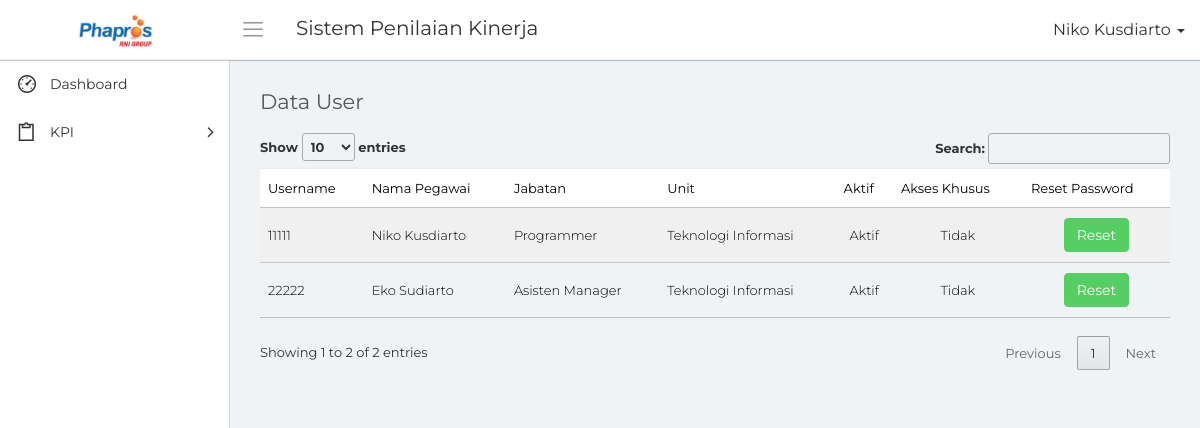
The page /data_user.php (signed in) on the database as committed earlier.
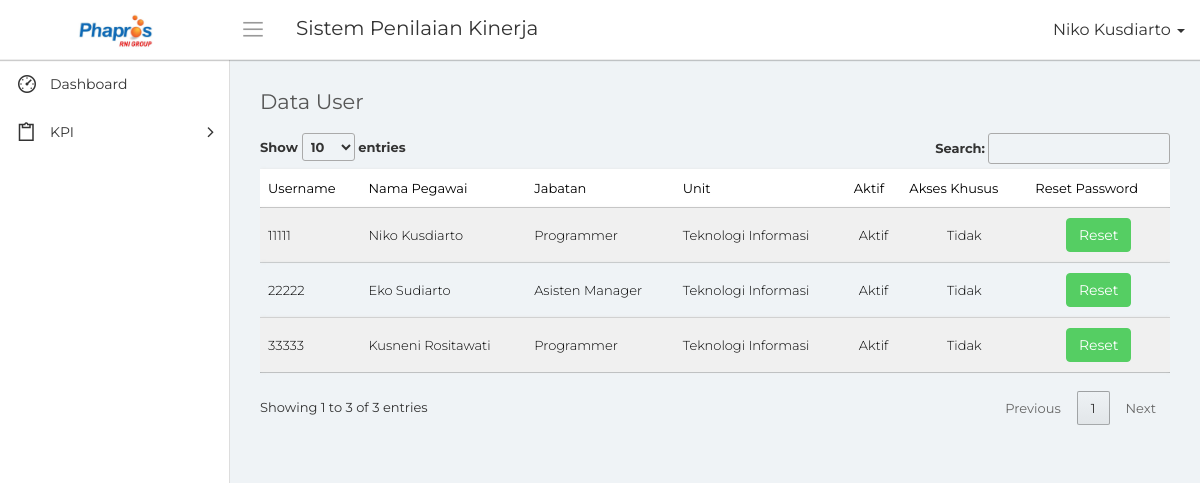
The same page on the database as committed later.
### tables this page shows
CREATE TABLE `user` (
  `id_user` bigint(20) NOT NULL,
  `username` varchar(50) NOT NULL,
  `password` varchar(50) NOT NULL,
  `status` int(2) NOT NULL DEFAULT '1',
  `aksus` int(2) NOT NULL DEFAULT '0'
);

CREATE TABLE `mst_anggota` (
  `id_anggota` bigint(20) NOT NULL,
  `nik` varchar(50) NOT NULL,
  `nama` varchar(50) NOT NULL,
  `jenis_kelamin` int(2) NOT NULL,
  `tempat_lahir` varchar(50) NOT NULL,
  `tanggal_lahir` date NOT NULL,
  `status` int(2) NOT NULL,
  `nomor_hp` varchar(20) NOT NULL,
  `email` varchar(50) NOT NULL,
  `id_golongan` bigint(20) NOT NULL,
  `id_jabatan` bigint(20) NOT NULL,
  `id_unit` bigint(20) NOT NULL,
  `alamat` text NOT NULL,
  `tanggal_input` date NOT NULL
);

CREATE TABLE `mst_jabatan` (
  `id_jabatan` bigint(20) NOT NULL,
  `nama_jabatan` varchar(50) NOT NULL,
  `tanggal_input` date NOT NULL
);

CREATE TABLE `mst_unit` (
  `id_unit` bigint(20) NOT NULL,
  `nama_unit` varchar(50) NOT NULL,
  `tanggal_input` date NOT NULL
);

### conn/database.php (called while the page is built, shortened)
<?php
	class database{
		function __construct(){
			$this->connection = new mysqli('localhost', 'root', '','phapros_final');
		}
		function tampil_user(){
			$query = $this->connection->query("SELECT u.*, a.nama, j.nama_jabatan, un.nama_unit FROM user u JOIN mst_anggota a ON u.username = a.nik JOIN mst_jabatan j ON j.id_jabatan = a.id_jabatan JOIN mst_unit un ON un.id_unit = a.id_unit");
			while($tampil = $query->fetch_array())
				$hasil[] = $tampil;
			return $hasil;
		}
		function tampil_akses(){
			$query = $this->connection->query("SELECT * FROM akses_menu");
			while($tampil = $query->fetch_array())
				$hasil[] = $tampil;
			return $hasil;
		}
	}
?>

### data_user.php (the view, shortened to what the changed rows need)
<?php
    include "conn/database.php";
    $db = new database();
    $jabatan = $_SESSION['id_jabatan'];
?>
<!DOCTYPE html>
<html>
    <head>
        <link rel="stylesheet" type="text/css" href="assets/css/bootstrap.min.css">
        <link rel="stylesheet" type="text/css" href="assets/css/font-awesome.min.css">
        <link rel="stylesheet" type="text/css" href="assets/css/line-awesome.min.css">
        <link rel="stylesheet" type="text/css" href="https://cdn.datatables.net/1.10.19/css/jquery.dataTables.css">
		<link rel="stylesheet" type="text/css" href="assets/css/select2.min.css">
		<link rel="stylesheet" type="text/css" href="assets/css/bootstrap-datetimepicker.min.css">
        <link rel="stylesheet" type="text/css" href="assets/css/style.css">
    </head>
    <body>
        <div class="main-wrapper">
                            <?php
                                foreach($db->tampil_akses() as $tampil)
                                {
                                    if($tampil['id_jabatan'] == $jabatan)
                                    {
                                        $m1 = $tampil['menu1'];
                                        $m2 = $tampil['menu2'];
                                        $m3 = $tampil['menu3'];
                                        $m4 = $tampil['menu4'];
                                        $m5 = $tampil['menu5'];
                                        $m6 = $tampil['menu6'];
                                        $m7 = $tampil['menu7'];
                                    }
                                }
                            ?>
            <div class="page-wrapper">
                <div class="content container-fluid">
					<div class="row">
						<div class="col-md-12">
							<div class="table-responsive">
								<table class="table table-striped custom-table m-b-0 display" id="tabel">
									<thead>
										<tr>
											<th>Username</th>
                                            <th>Nama Pegawai</th>
                                            <th>Jabatan</th>
                                            <th>Unit</th>
                                            <th>Aktif</th>
                                            <th>Akses Khusus</th>
                                            <th>Reset Password</th>
										</tr>
									</thead>
									<tbody>
                                    <?php
                                        foreach($db->tampil_user() as $data)
                                        {
                                    ?>
                                            <tr>
                                                <td><?php echo $data['username']; ?></td>
                                                <td><?php echo $data['nama']; ?></td>
                                                <td><?php echo $data['nama_jabatan']; ?></td>
                                                <td><?php echo $data['nama_unit']; ?></td>
                                                <td><center>
                                                <?php
                                                    if($_SESSION['aksus'] == TRUE)
                                                    {
                                                ?>
                                                        <input data-id="<?php echo $data['id_user']; ?>" data-field="status" data-jenis="verifikasi" type="checkbox" id='verifikasi1' <?php echo ($data['status'] == 1)?'checked':''; ?>>
                                                <?php
                                                    }
                                                    else {
                                                        echo ($data['status'] == 1)?'Aktif':'Tidak Aktif';
                                                    }
                                                ?>
                                                </center></td>
                                                <td><center>
                                                    <?php
                                                        if($_SESSION['aksus'] == TRUE)
                                                        {
                                                    ?>
                                                            <input data-id="<?php echo $data['id_user']; ?>" data-field="aksus" data-jenis="verifikasi" type="checkbox" id='verifikasi1' <?php echo ($data['aksus'] == 1)?'checked':''; ?>>
                                                    <?php
                                                        }
                                                        else {
                                                            echo ($data['aksus'] == 1)?'Ya':'Tidak';
                                                        }
                                                    ?>
                                                </center></td>
                                                <td><center><a href="#" class="btn btn-success" id='verifikasi2' data-jenis="reset" data-id="<?php echo $data['id_user']; ?>" data-username="<?php echo $data['username']; ?>">Reset</a></center></td>
                                            </tr>
                                    <?php
                                        }
                                    ?>
									</tbody>
								</table>
							</div>
						</div>
					</div>
                </div>
            </div>
        </div>
    </body>
</html>

Rows that differ between the two databases and show on the page:
added user: username "33333", mst_anggota.nama "Kusneni Rositawati", mst_jabatan.nama_jabatan "Programmer", mst_unit.nama_unit "Teknologi Informasi", status "Aktif", aksus "Tidak"
Other text that changed with them:
text written by a page script: "Show entries Search: Showing 1 to 2 of 2 entries Previous 1 Next" → "Show entries Search: Showing 1 to 3 of 3 entries Previous 1 Next"
